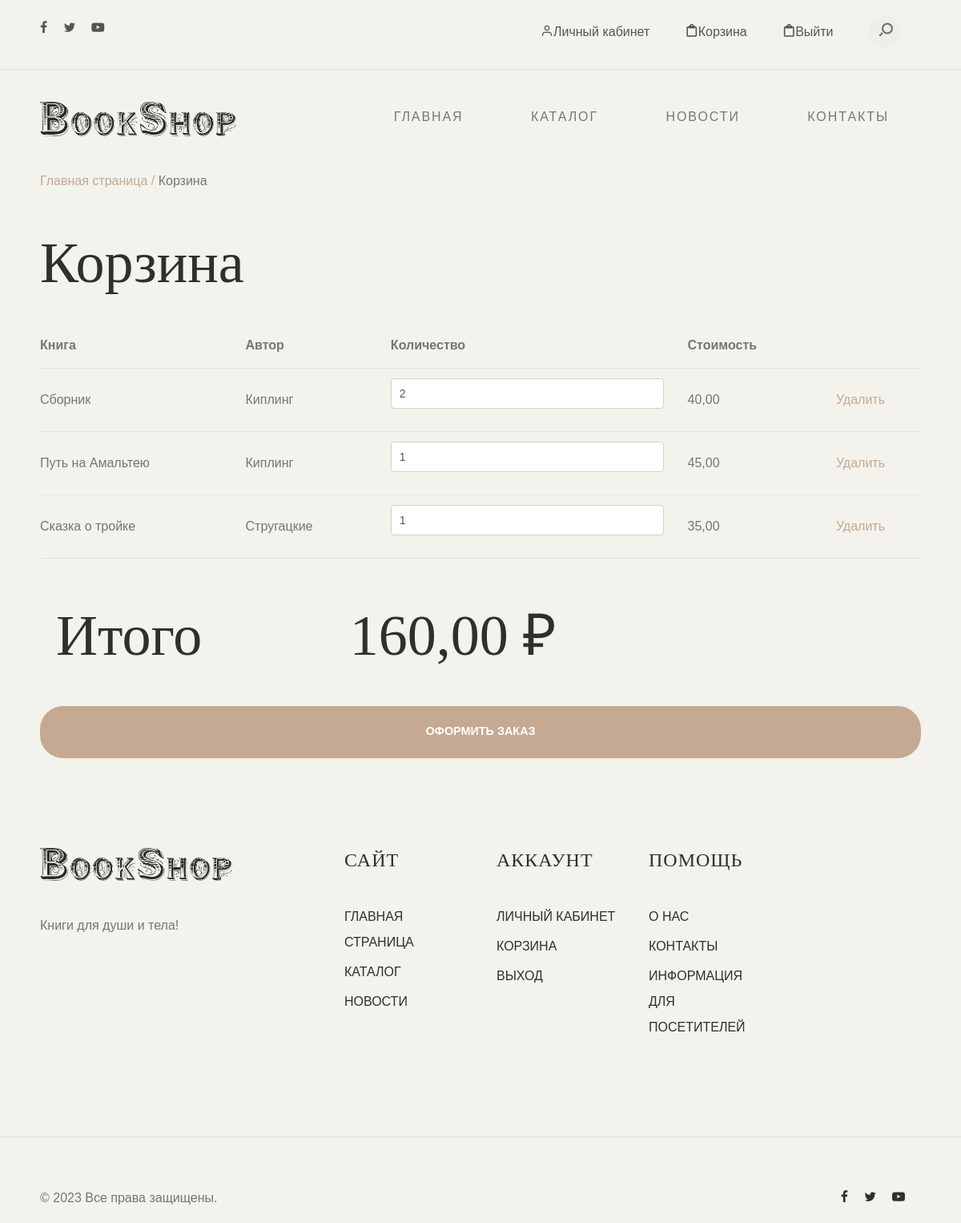
Page /cart/ (signed in) on the committed database.
### basketapp/models.py (models this page shows, shortened)
class Basket(models.Model):
    user = models.ForeignKey(User, on_delete=models.CASCADE)
    book = models.ForeignKey(Book, on_delete=models.CASCADE)
    create_date = models.DateField(auto_now_add=True)
    update_date = models.DateField(auto_now=True)
    status = models.CharField(max_length=20, choices=STATUS, default=DEFAULT_STATUS)
    quantity = models.PositiveIntegerField(default=1)
    def sum(self):
        return self.quantity * self.book.price
    def get_basket(self):
        return Basket.objects.filter(user=self.user)
    def total_sum(self):
        baskets = self.get_basket()
        return sum(basket.sum() for basket in baskets)

### mainapp/models.py (models this page shows, shortened)
class Book(models.Model):
    name = models.CharField(max_length=64)
    author = models.CharField(max_length=64, blank=True)
    foto = models.ImageField(upload_to='book_images', blank=True)
    article = models.IntegerField()
    date_receipt = models.DateField()
    category = models.ForeignKey(BookCategory, on_delete=models.CASCADE)
    description = models.TextField()
    price = models.DecimalField(max_digits=8, decimal_places=2)
    date_create = models.DateField(auto_now_add=True)
    date_update = models.DateField(auto_now=True)

### authapp/models.py (models this page shows, shortened)
class User(AbstractUser):
    NOT_SELECTED = '------'
    GENDER = {
        (NOT_SELECTED, '------'),
        ('М', 'М'),
        ('Ж', 'Ж')
    }
    DEFAULT = '------'
    GROUP_USER = {
        (DEFAULT, 'Customer'),
        ('Seller', 'Seller'),
        ('Moderator', 'Moderator')
    }
    gender = models.CharField(max_length=20, choices=GENDER, default=NOT_SELECTED)
    in_group = models.CharField(max_length=20, choices=GROUP_USER, default=DEFAULT)
    age = models.PositiveIntegerField(default=0)
    address = models.CharField(max_length=100)
    telephone = models.CharField(max_length=30)
    date_update = models.DateField(auto_now_add=True)

### basketapp/views.py (the view)
# urls.py: path('cart/', cart, name='cart'),
def cart(request):
    baskets = Basket.objects.filter(user=request.user)
    context = {
        'baskets': baskets,
    }
    return render(request, 'basketapp/cart.html', context)

### basketapp/templates/basketapp/cart.html
{% extends 'mainapp/extends/base.html'%}
{% block  content %}
<div id="header-wrap">
    {% include 'mainapp/includes/header.html'%}
    {% include 'mainapp/includes/menu.html'%}
</div>
<section>
    <div class="container">
        <div class="row">
            <div class="col-md-12">
                <div class="breadcrumbs">
                    <span class="item"><a href="{% url 'index' %}">Главная страница /</a></span>
                    <span class="item">Корзина</span>
                </div>
            </div>
        </div>
    </div>
</section>
<div>
    <div class="container">
        <div class="row">
            <div class="col-md-12">
                <div class="colored">
                    <h1 class="page-title">Корзина</h1>
                </div>
            </div>
        </div>
    </div>
</div>
{% include 'basketapp/includes/basket.html'%}
{% include 'mainapp/includes/footer.html'%}
{% endblock %}

### basketapp/templates/basketapp/includes/basket.html (shortened to what this page needs)
<div class="container basket_list">
    <div class="row">
        <div class="col-md-12">
            <table class="u-full-width">
                <thead>
                <tr>
                    <th>Книга</th>
                    <th>Автор</th>
                    <th>Количество</th>
                    <th>Стоимость</th>
                    <th></th>
                </tr>
                </thead>
                {% if baskets %}
                <tbody>
                    {% for basket in baskets %}
                    <tr>
                        <td>{{ basket.book.name }}</td>
                        <td>{{ basket.book.author }}</td>
                        <td>
                            <div class="form-group">
                                <input name="{{ basket.id }}" type="number" class="form-control" id="count" value="{{ basket.quantity }}" min="0">
                            </div>
                        </td>
                        <td>{{ basket.book.price }}</td>
                        <td>
                            <a href="{% url 'basket:basket_remove' basket.id %}" class="btn-black">Удалить</a>
                        </td>
                    </tr>
                    {% endfor %}
                </tbody>
                {% endif %}
            </table>
            <div class="row">
                <div class="col-md-12">
                    <div class="col-md-4">
                        <h1 class="page-title">Итого</h1>
                    </div>
                    <div class="col-md-4">
                        <h3 class="page-title">{{ baskets.0.total_sum }} ₽</h3>
                    </div>
                </div>
            </div>
            <button class="btn btn-accent btn-pill btn-xlarge btn-full">Оформить заказ</button>
        </div>
    </div>
</div>

### static/style.css (style rules this page uses)
:root { --header-height : 160px; --header-height-min : 80px; }
:root { --accent-color : #C5A992; --secondary-color : #C5A992; --dark-color : #2f2f2f; --light-color : #F3F2EC; --body-text-color : #757575; --light-text-color : #afafaf; --dark-text-color : #2f2f2f; }
:root { --body-font : "Raleway", sans-serif; --heading-font : "Prata", Georgia, serif; --secondary-font : "Playfair Display", Georgia, serif; }
*, *::before, *::after { -webkit-box-sizing: border-box; -moz-box-sizing: border-box; box-sizing: border-box; }
html { box-sizing: border-box; }
body { font-family: var(--body-font); font-size: 16px; line-height: 2; color: var(--body-text-color); background-color: var(--light-color); }
a { color: var(--accent-color); transition: 0.3s color ease-out; }
button, input, select, textarea { font-family: inherit; font-size: inherit; line-height: inherit; outline: 0; }
h1, .h1, h2, .h2, h3, .h3, h4, .h4, h5, .h5, h6, .h6 { font-family: var(--heading-font); line-height: 1.2; color: var(--dark-color); }
h1, h2, h3 { margin: 25px 0; text-transform: capitalize; }
h1, .h1 { font-size: 2.5em; line-height: 1.4; }
h3, .h3 { font-size: 1.4em; line-height: 1.4; }
::placeholder { color: #999; }
.container::after, .row::after, .clearfix::after { display: block; clear: both; content: ""; }
input[type="email"], input[type="number"], input[type="search"], input[type="text"], input[type="tel"], input[type="url"], input[type="password"], textarea, select { height: 38px; padding: 6px 10px; background-color: #fff; border: 1px solid #D1D1D1; border-radius: 4px; box-shadow: none; box-sizing: border-box; }
input[type="email"], input[type="number"], input[type="search"], input[type="text"], input[type="tel"], input[type="url"], input[type="password"], textarea { -webkit-appearance: none; -moz-appearance: none; appearance: none; }
th, td { padding: 12px 15px; text-align: left; border-bottom: 1px solid #E1E1E1; }
th:first-child, td:first-child { padding-left: 0; }
th:last-child, td:last-child { padding-right: 0; }
button, .button { margin-bottom: 1mm; }
input, textarea, select, fieldset { margin-bottom: 1.5mm; }
pre, blockquote, dl, figure, table, p, ul, ol, form { margin-bottom: 2.5mm; }
.u-full-width { width: 100%; box-sizing: border-box; }
a.btn, input[type="button"], input[type="submit"], input[type="reset"], input[type="file"], button { background-image: none; background: var(--accent-color); text-decoration: none !important; display: inline-block; position: relative; border: 1px solid transparent; border-radius: 0; padding: 0.75em 0.75em; margin-top: 15px; font-size: 15px; font-weight: bold; line-height: normal; text-align: center; text-transform: uppercase; color: #fff; z-index: 1; cursor: pointer; white-space: nowrap; vertical-align: middle; -webkit-transition: all 0.3s ease-in; transition: all 0.3s ease-in; -ms-touch-action: manipulation; touch-action: manipulation; -webkit-user-select: none; -moz-user-select: none; -ms-user-select: none; user-select: none; }
.btn:last-child { margin-right: 0; }
.btn.btn-xlarge { padding: 1.5em 2.7em; font-size: 0.9em; }
.btn.btn-pill, .btn.btn-pill::after { border-radius: 2em; }
.btn.btn-full { display: block; margin: .85em 0; width: 100%; text-align: center; }
.btn.btn-accent { color: #ffffff; background-color: var(--accent-color); }
button { font-size: 1em; font-weight: 600; border: none; height: 65px; cursor: pointer; text-transform: uppercase; }
.btn-accent { color: #111; }
.page-title { font-size: 4.5em; margin-top: 0.5em; }

### rows in the picture
Basket: book.name "Сборник", book.author "Киплинг", quantity "2", book.price "40,00", user+quantity+book "160,00"
Basket: book.name "Путь на Амальтею", book.author "Киплинг", quantity "1", book.price "45,00"
Basket: book.name "Сказка о тройке", book.author "Стругацкие", quantity "1", book.price "35,00"
